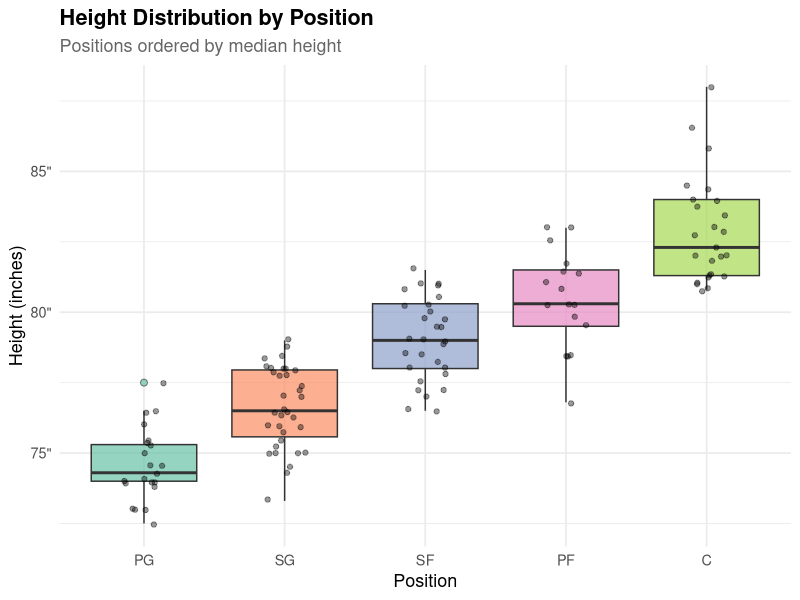
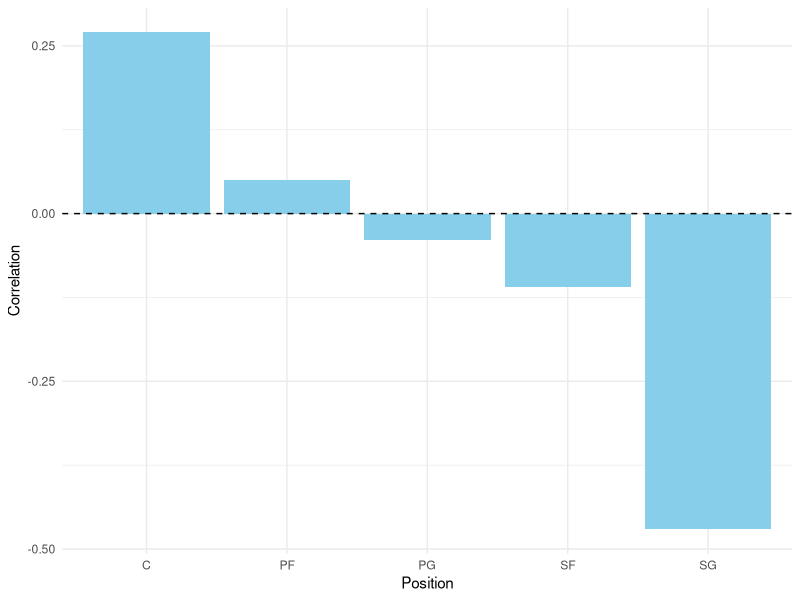
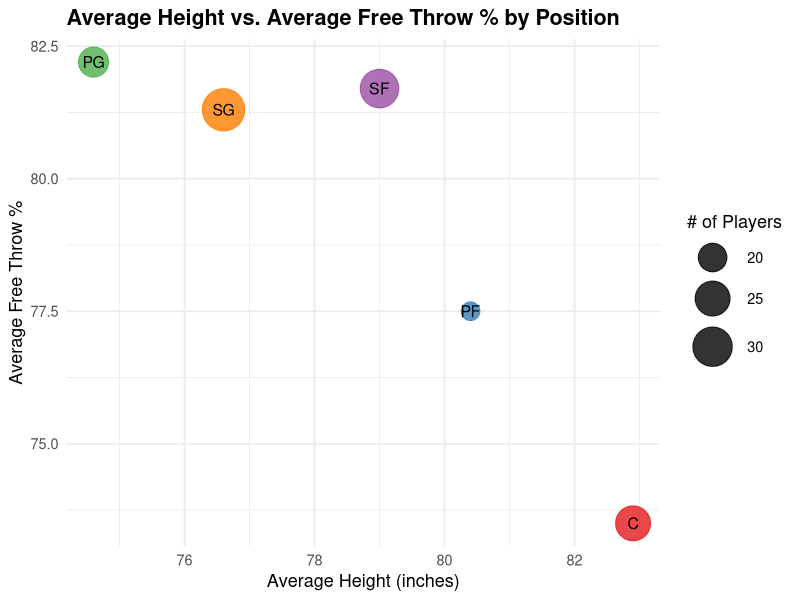

These figures' R source, in order:
## ---- chunk 1
#| echo: false
#| warning: false
#| message: false

# Tidyverse Style Guide

# Step 1: Load packages
library(ggplot2)
library(dplyr)
library(readr)
library(ggrepel)
library(knitr)
library(kableExtra)

# Step 2: Load and tidy the data
df <- read_csv("NBAPlayerStats.csv") |>
  rename(
    ft_pct = `FT%`,
    height = `Height (in)`
  ) |>
  mutate(
    ft_pct = as.numeric(gsub("%", "", ft_pct))
  )

# Step 3: Summarize average height and FT% per position
position_summary <- df |>
  group_by(Position) |>
  summarise(
    avg_height = mean(height, na.rm = TRUE),
    avg_ft_pct = mean(ft_pct, na.rm = TRUE),
    count      = n()
  )

# Plot for height distribution by position
df |>
  mutate(Position = reorder(Position, height)) |>
  ggplot(aes(x = Position, y = height, fill = Position)) +
  geom_boxplot(alpha = 0.7, outlier.shape = 21, outlier.size = 2) +
  geom_jitter(width = 0.15, alpha = 0.4, size = 1.5) +
  scale_fill_brewer(palette = "Set2") +
  scale_y_continuous(labels = function(x) paste0(x, '"')) +
  labs(
    title    = "Height Distribution by Position",
    subtitle = "Positions ordered by median height",
    x        = "Position",
    y        = "Height (inches)"
  ) +
  theme_minimal(base_size = 13) +
  theme(
    plot.title      = element_text(face = "bold"),
    plot.subtitle   = element_text(color = "grey40"),
    legend.position = "none"
  )
## ---- chunk 2
# Table for height summary by position
df |>
  group_by(Position) |>
  summarise(
    `Player Count`       = n(),
    `Avg Height (in)`    = round(mean(height, na.rm = TRUE), 1),
    `Median Height (in)` = round(median(height, na.rm = TRUE), 1),
    `Min Height (in)`    = round(min(height, na.rm = TRUE), 1),
    `Max Height (in)`    = round(max(height, na.rm = TRUE), 1)
  ) |>
  arrange(desc(`Avg Height (in)`)) |>
  kable(
    caption = "Height Summary by Position for Players Who Shot At Least 150 FT's (tallest to shortest)",
    align   = c("l", "c", "c", "c", "c", "c")
  ) |>
  kable_styling(
    bootstrap_options = c("striped", "hover", "condensed"),
    full_width        = FALSE
  )
## ---- chunk 3
library(tidyverse)
library(knitr)

nba_raw <- read_csv("NBAPlayerStats.csv")

nba_clean <- nba_raw |>
  rename(
    position = Position,
    ft_percent = `FT%`,
    height_in = `Height (in)`
  ) |>
  mutate(
    ft_percent = as.numeric(str_remove(ft_percent, "%")),
    height_in = as.numeric(height_in)
  )

position_corr <- nba_clean |>
  group_by(position) |>
  summarise(
    correlation = round(cor(height_in, ft_percent, use = "complete.obs"), 2),
    avg_ft = round(mean(ft_percent, na.rm = TRUE), 1),
    avg_height = round(mean(height_in, na.rm = TRUE), 1),
    n_players = n(),
    .groups = "drop"
  )
## ---- chunk 4
#| label: fig-connor
#| fig-cap: "Correlation between height and free throw percentage by position."
#| fig-alt: "Bar chart showing correlation between height and free throw percentage for each NBA position."
#| fig-pos: "H"

ggplot(position_corr, aes(x = position, y = correlation)) +
  geom_col(fill = "skyblue") +
  geom_hline(yintercept = 0, linetype = "dashed") +
  labs(
    x = "Position",
    y = "Correlation"
  ) +
  theme_minimal()
## ---- chunk 5
#| label: tbl-connor
#| tbl-cap: "Correlation between height and free throw percentage by position."

kable(
  position_corr,
  col.names = c("Position", "Correlation", "Avg FT%", "Avg Height", "Players")
)
## ---- chunk 6
#| echo: false

#Tidyverse style guide
library(readr)
library(dplyr)
library(ggplot2)
library(knitr)

# Tidy the data
nba <- read_csv("NBAPlayerStats.csv") |>
  rename(
    ft_pct   = `FT%`,
    height   = `Height (in)`,
    position = Position
  ) |>
  mutate(
    ft_pct = as.numeric(gsub("%", "", ft_pct)),
    height = as.numeric(height)
  )

# Summarize by position
pos_summary <- nba |>
  group_by(position) |>
  summarise(
    avg_height = round(mean(height, na.rm = TRUE), 1),
    avg_ft_pct = round(mean(ft_pct,  na.rm = TRUE), 1),
    n_players  = n(),
    .groups = "drop"
  )
## ---- chunk 7
#Plot-aidan — Average height vs. FT% by position
#| label: plot-aidan
#| fig-cap: "Average height vs. average FT% by position. Bubble size shows number of players in each group."
#| fig-alt: "Scatter plot of average height vs. free throw percentage by basketball position."
ggplot(pos_summary, aes(x = avg_height, y = avg_ft_pct,
                        size = n_players, color = position)) +
  geom_point(alpha = 0.8) +
  geom_text(aes(label = position), color = "black", size = 4, hjust = 0.5, vjust = 0.5)+  
  scale_size_continuous(range = c(6, 14), name = "# of Players") +
  scale_color_brewer(palette = "Set1", guide = "none") +
  labs(
    title = "Average Height vs. Average Free Throw % by Position",
    x = "Average Height (inches)",
    y = "Average Free Throw %"
  ) +
  theme_minimal(base_size = 13) +
  theme(
    plot.title    = element_text(face = "bold")
  )
## ---- chunk 8
# Table-aidan — Average height vs. FT% by position

#| label: tab-aidan
#| fig-cap: "Provides the corresponding numerical values (Position, Avg Height, Avg FT%, # of Players)."
#| fig-alt: "Table showing average height, free throw percentage, and number of players for basketball positions."

pos_summary |>
  arrange(desc(avg_ft_pct)) |>
  kable(
    caption = "Average Height and Free Throw Percentage by Position",
    col.names = c("Position", "Avg Height (in)", "Avg Free Throw %", "# Players"),
    align = c("l", "c", "c", "c")
  )
